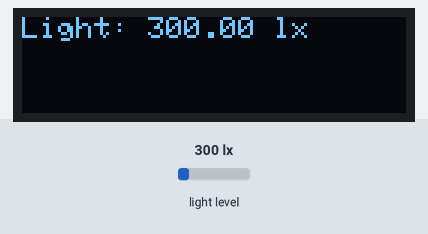
A sketch run on a simulated Arduino Uno, built with avr-gcc and run on an emulated ATmega328P. Shown: 128×32 one-colour display. The inputs (shaded band) are chosen by the test bench; at power-on: light level 300 lx.

Above: at 3.2 s.
3.3 s: light level set to 40 lx
At 4.6 s:
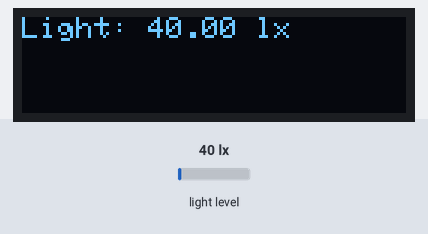
5.5 s: light level set to 500 lx
At 7.3 s:
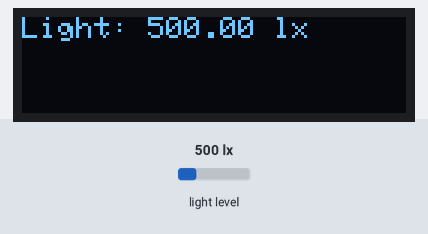
7.6 s: light level set to 1000 lx
At 18.5 s:
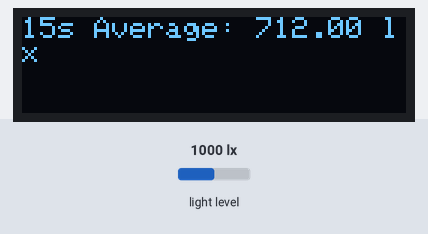
Timing chart, 0 to 20.0 s (numbered marks = the images above; inputs shaded):
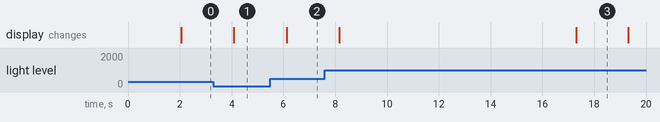

Measured:
- after the input at 3.3 s, the display: changes after 0.79 s (image 1)
- after the input at 5.5 s, the display: changes after 0.62 s (image 2)

The sketch:

CloudPoint.ino
```cpp
#include <Wire.h>
#include <Adafruit_VEML7700.h>
#include <Adafruit_GFX.h>
#include <Adafruit_SSD1306.h>

#define SCREEN_WIDTH 128
#define SCREEN_HEIGHT 32
#define OLED_RESET     -1  // No reset pin
Adafruit_SSD1306 display(SCREEN_WIDTH, SCREEN_HEIGHT, &Wire, OLED_RESET);

Adafruit_VEML7700 veml = Adafruit_VEML7700();

float LuxReading[15];
  char j;
  float LuxAverage;

void setup() {

  // Initialize VEML7700
  if (!veml.begin()) {
    while (1);
  }
  veml.setGain(VEML7700_GAIN_1_8);
  veml.setIntegrationTime(VEML7700_IT_800MS);

  // Initialize OLED
  if (!display.begin(SSD1306_SWITCHCAPVCC, 0x3C)) { // Default I2C address
        while (1);
  }
  display.clearDisplay();
  display.setTextSize(1);
  display.setTextColor(SSD1306_WHITE);
  display.setCursor(0, 0);
  display.println("Light Sensor");
  display.display();
  delay(2000); // Splash screen delay
}

void loop() {

 for (j = 0; j < 15; j++) {
    LuxReading[j] = veml.readLux();
    display.clearDisplay();
    display.setCursor(0, 0);
    display.print("Light: ");
    display.print(LuxReading[j]);
    display.print(" lx");
    display.display();
    delay(1000);
  }
  LuxAverage = 0;
  for (j = 0; j < 15; j++) {
    LuxAverage = LuxAverage + LuxReading[j];
  }
  LuxAverage = LuxAverage / 15;
  display.clearDisplay();
  display.setCursor(0, 0);
  display.print("15s Average: ");
  display.print(LuxAverage);
  display.println(" lx");
  display.display();
  delay(2000);
}
```
